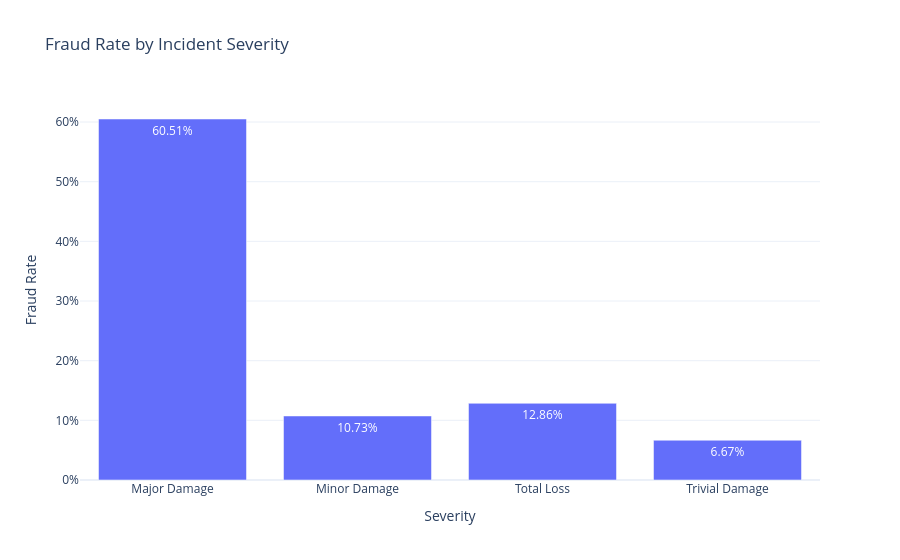

Notebook code cell kept with this figure:
### Code cell
# ============================================================
# step_11 INCIDENT SEVERITY — CORRELATION + FRAUD SIGNAL
# ============================================================
# Why:
# - RF gave high weight to `incident_severity`, XGB didn't.
# - We suspect issues with dummy encoding or multicollinearity.
# - Let’s validate whether the fraud signal is strong + clean per severity level.

import pandas as pd
import plotly.express as px

# --- Step 1: Fraud rate per severity level
severity_fraud = (
    df[["incident_severity", "target"]]
    .groupby("incident_severity", observed=True)
    .agg(count=("target", "count"), frauds=("target", "sum"))
    .assign(fraud_rate=lambda x: x["frauds"] / x["count"])
    .reset_index()
)

# --- Step 2: Plot fraud rate per level
fig = px.bar(
    severity_fraud,
    x="incident_severity",
    y="fraud_rate",
    title="Fraud Rate by Incident Severity",
    labels={"incident_severity": "Severity", "fraud_rate": "Fraud Rate"},
    text=severity_fraud["fraud_rate"].apply(lambda x: f"{x:.2%}")
)
fig.update_layout(template="plotly_white", yaxis_tickformat=".0%")
fig.show()

# --- Optional Step 3: Check correlation between dummy columns if already encoded
# (Assumes one-hot encoded columns like `incident_severity_Major Damage`, etc.)
incident_dummy_cols = [col for col in df.columns if col.startswith("incident_severity_")]
corr_matrix = df[incident_dummy_cols].corr()
corr_matrix.style.background_gradient(cmap="coolwarm")

### Figure 1 — Plotly figure (JSON) as saved in the notebook; plotly's stock layout.template omitted (floating-point values rounded to 4 significant figures)
{"data": [{"hovertemplate": "Severity=%{x}<br>Fraud Rate=%{y}<br>text=%{text}<extra></extra>", "legendgroup": "", "marker": {"color": "#636efa", "pattern": {"shape": ""}}, "name": "", "orientation": "v", "showlegend": false, "text": ["60.51%", "10.73%", "12.86%", "6.67%"], "textposition": "auto", "type": "bar", "x": ["Major Damage", "Minor Damage", "Total Loss", "Trivial Damage"], "xaxis": "x", "y": [0.6051, 0.1073, 0.1286, 0.06667], "yaxis": "y"}], "layout": {"barmode": "relative", "legend": {"tracegroupgap": 0}, "title": {"text": "Fraud Rate by Incident Severity"}, "xaxis": {"anchor": "y", "domain": [0, 1], "title": {"text": "Severity"}}, "yaxis": {"anchor": "x", "domain": [0, 1], "tickformat": ".0%", "title": {"text": "Fraud Rate"}}}}
